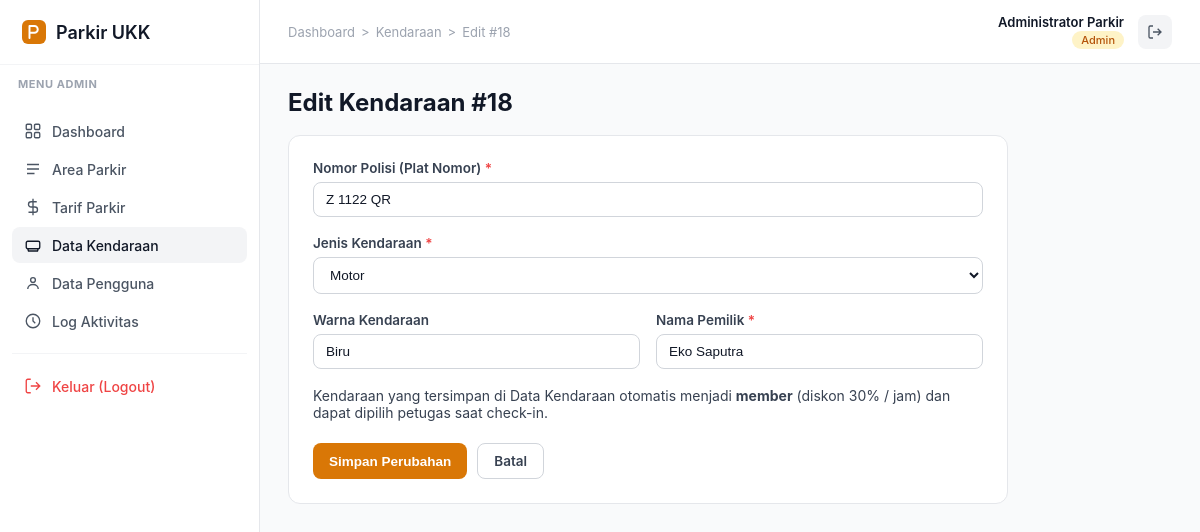
The page /index.php?c=admin&a=ubah_kendaraan&id=18 (signed in) on the database its author committed.
### tables this page shows
CREATE TABLE IF NOT EXISTS tb_kendaraan (
    id_kendaraan INT(11) AUTO_INCREMENT PRIMARY KEY,
    plat_nomor VARCHAR(15) NOT NULL UNIQUE,
    jenis_kendaraan VARCHAR(20) NOT NULL,
    warna VARCHAR(20) NOT NULL,
    pemilik VARCHAR(100) NOT NULL,
    id_user INT(11) NULL,
    CONSTRAINT fk_kendaraan_user FOREIGN KEY (id_user) 
        REFERENCES tb_user (id_user) ON DELETE SET NULL ON UPDATE CASCADE
);

### Controllers/BaseController.php (called while the page is built, shortened)
<?php
abstract class BaseController {
    private $models = [];
    protected function model($nama) {
        if (!isset($this->models[$nama])) {
            $this->models[$nama] = new $nama();
        }
        return $this->models[$nama];
    }
    protected function getInt($nama) {
        return (int)($_GET[$nama] ?? 0);
    }
    protected function render($view, $data = []) {
        extract($data);
        require __DIR__ . '/../view/' . $view . '.php';
    }
    protected function halaman($view, $pageTitle, $activeMenu, array $breadcrumbs, array $data = []) {
        $this->render($view, array_merge($data, compact('pageTitle', 'activeMenu', 'breadcrumbs')));
    }
}

### index.php (called while the page is built, shortened)
<?php
$action     = strtolower(trim($_GET['a'] ?? ''));
$objek = new $namaClass();
$objek->$action();

### model/m_koneksi.php (called while the page is built)
<?php
class Koneksi {
    private $host = "localhost";
    private $user = "root";
    private $db   = "parkir";
    private $pass = "";
    private $koneksi = null;
    public function __construct() {
        $sambungan = @mysqli_connect($this->host, $this->user, $this->pass, $this->db);
        if ($sambungan) {
            mysqli_set_charset($sambungan, "utf8mb4");
            mysqli_query($sambungan, "SET time_zone = '+07:00'");
            $this->koneksi = $sambungan;
        }
    }
    public function getKoneksi() {
        return $this->koneksi;
    }
}

### model/m_kendaraan.php (called while the page is built, shortened)
<?php
require_once __DIR__ . '/m_base.php';
class m_kendaraan extends m_base {
    private function selectDasar() {
        return "SELECT k.*, u.nama_lengkap AS nama_petugas, (k.id_user IS NOT NULL) AS is_member
                FROM tb_kendaraan k
                LEFT JOIN tb_user u ON k.id_user = u.id_user";
    }
    public function getById($id_kendaraan) {
        $id = (int)$id_kendaraan;
        return $this->ambilSatu($this->selectDasar() . " WHERE k.id_kendaraan = '$id' LIMIT 1");
    }
}

### model/m_base.php (called while the page is built, shortened)
<?php
require_once __DIR__ . '/m_koneksi.php';
abstract class m_base {
    protected $conn;
    public function __construct() {
        $this->conn = (new Koneksi())->getKoneksi();
    }
    protected function ambilSatu($sql) {
        $hasil = mysqli_query($this->conn, $sql);
        return $hasil && mysqli_num_rows($hasil) > 0 ? mysqli_fetch_assoc($hasil) : null;
    }
}

### view/admin/kendaraan/edit.php (the view, shortened to what this page needs)
<?php
require __DIR__ . '/../../template/header.php';
?>
<div class="fi-page-header">
    <h1 class="fi-page-title">Edit Kendaraan #<?= htmlspecialchars($kendaraan['id_kendaraan']) ?></h1>
</div>
<div class="fi-form-card">
    <form action="index.php?c=admin&a=ubah_kendaraan" method="POST">
        <div class="fi-field">
            <label>Nomor Polisi (Plat Nomor) <span style="color:#ef4444;">*</span></label>
            <input class="fi-input" type="text" name="plat_nomor" value="<?= htmlspecialchars($kendaraan['plat_nomor']) ?>" style="text-transform: uppercase;" required>
        </div>
        <div class="fi-field">
            <label>Jenis Kendaraan <span style="color:#ef4444;">*</span></label>
            <select class="fi-select" name="jenis_kendaraan" required>
                <option value="motor" <?= $kendaraan['jenis_kendaraan'] === 'motor' ? 'selected' : '' ?>>Motor</option>
            </select>
        </div>
        <div class="fi-row" style="display: flex; gap: 16px;">
            <div class="fi-field" style="flex: 1;">
                <label>Warna Kendaraan</label>
                <input class="fi-input" type="text" name="warna" value="<?= htmlspecialchars($kendaraan['warna']) ?>">
            </div>
            <div class="fi-field" style="flex: 1;">
                <label>Nama Pemilik <span style="color:#ef4444;">*</span></label>
                <input class="fi-input" type="text" name="pemilik" value="<?= htmlspecialchars($kendaraan['pemilik']) ?>" required>
            </div>
        </div>
        <div class="fi-hint" style="margin-bottom: 14px;">Kendaraan yang tersimpan di Data Kendaraan otomatis menjadi <strong>member</strong> (diskon 30% / jam) dan dapat dipilih petugas saat check-in.</div>
        <div class="fi-form-actions">
            <button type="submit" class="fi-btn fi-btn-primary">Simpan Perubahan</button>
            <a href="index.php?c=admin&a=kendaraan" class="fi-btn fi-btn-secondary">Batal</a>
        </div>
    </form>
</div>
<?php require __DIR__ . '/../../template/footer.php'; ?>

### view/template/style.css (style rules this page uses)
:root { --fi-primary: #d97706; --fi-primary-light: #fef3c7; --fi-success: #16a34a; --fi-gray-25: #fcfcfd; --fi-gray-50: #f9fafb; --fi-gray-100: #f3f4f6; --fi-gray-200: #e5e7eb; --fi-gray-300: #d1d5db; --fi-gray-400: #9ca3af; --fi-gray-500: #6b7280; --fi-gray-600: #4b5563; --fi-gray-700: #374151; --fi-gray-900: #111827; --sidebar-width: 260px; }
* { box-sizing: border-box; }
body { margin: 0; font-family: "Inter", -apple-system, BlinkMacSystemFont, "Segoe UI", sans-serif; background: var(--fi-gray-50); color: var(--fi-gray-700); font-size: 14px; }
a { text-decoration: none; color: inherit; }
.fi-page-header { display: flex; align-items: center; justify-content: space-between; margin-bottom: 18px; gap: 16px; flex-wrap: wrap; }
.fi-page-title { font-size: 24px; font-weight: 700; color: var(--fi-gray-900); margin: 0; }
.fi-btn { display: inline-flex; align-items: center; gap: 6px; border: none; border-radius: 8px; padding: 9px 16px; font-size: 13.5px; font-weight: 600; cursor: pointer; }
.fi-btn-primary { background: var(--fi-primary); color: #fff; }
.fi-btn-secondary { background: #fff; color: var(--fi-gray-700); border: 1px solid var(--fi-gray-300); }
.fi-form-card { background: #fff; border: 1px solid var(--fi-gray-200); border-radius: 12px; padding: 24px; max-width: 720px; width: 100%; }
.fi-field { margin-bottom: 18px; }
.fi-field label { display: block; font-size: 13.5px; font-weight: 600; color: var(--fi-gray-700); margin-bottom: 6px; }
.fi-input, .fi-select { width: 100%; padding: 9px 12px; border: 1px solid var(--fi-gray-300); border-radius: 8px; font-size: 13.5px; color: var(--fi-gray-900); background: #fff; }
.fi-form-actions { display: flex; gap: 10px; margin-top: 22px; }

### rows shown on the page
tb_kendaraan: id_kendaraan "18", plat_nomor "Z 1122 QR", jenis_kendaraan "Motor", warna "Biru", pemilik "Eko Saputra"

### other values the page prints
$userRole ?: 'Utama' "ADMIN"
$crumb['label'] "Dashboard"
$crumb['label'] "Kendaraan"
$crumb['label'] "Edit #18"
$userName "Administrator Parkir"
$userRole ?: 'Guest' "Admin"
